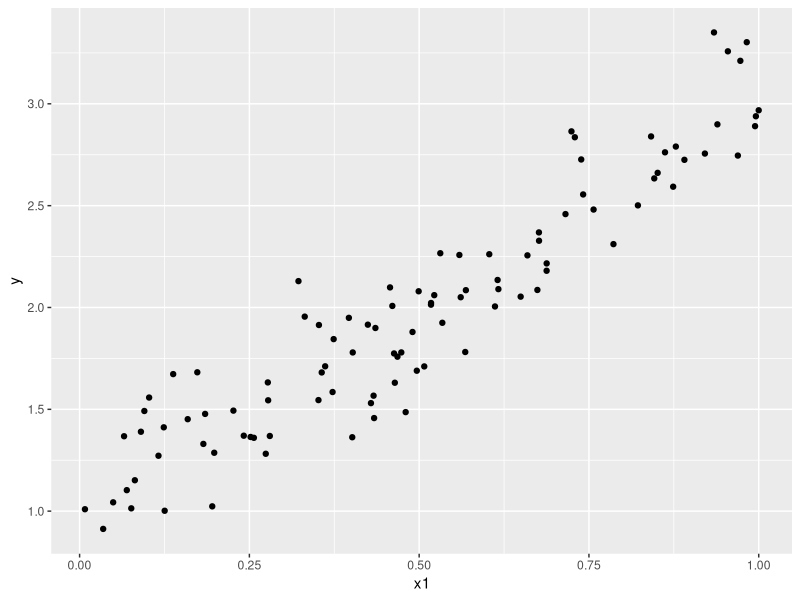

Generate this figure with R: (Note: this script raises an error after producing the figure.)
## ---- chunk 1
library(tidyverse)
## ---- chunk 2
set.seed(9876)

#initializing the direction vector
w <- runif(2)

#creating the dataframe
df <- data.frame(
  x1 = runif(100, min=0, max=1),
  y = numeric(100)
)  

df <- df %>%
  mutate(y = 1 + (2*x1) + rnorm(nrow(df), mean=0, sd=0.2))


ggplot(df) + 
  geom_point(aes(x=x1, y=y))
## ---- chunk 3
#the error has to deal with some peculiarity of rmd and knittr
#it works just find in rmd but when knitting, it throws an error

fit.loss <- function(b, x, y){
  y.hat <- b[1] + (b[2]*x)
  sse <- sum((y - y.hat)^2)
  
  return(sse)
}

fit.loss(df, x, y)
## ---- chunk 4
x <- df$x1
y <- df$y

b.init <- c(.1, .1)

#3a - nelder mead
b.opt.neldermead <- optim(b.init, fit.loss, x=x, y=y, method="Nelder-Mead")
glimpse(b.opt.neldermead)

#3b - nelder mead
b.opt.simann <- optim(b.init, fit.loss, x=x, y=y, method="SANN")
glimpse(b.opt.simann)
## ---- chunk 5
#3c - BFGS
#this did not work. 
#procedurally, the first step is to take a partial derivative of initial variables
#called in the function
#then, output those partial derivatives into an encompassing "gr.total" vector
#then, utilize the optim function - 
    #input #s that are not equivalent to the gr.total vector

bfgs.loss <- function(b, x, y){
  y.hat <- b[1] + b[2]*x
  sse <- sum((y - y.hat)^2)
 
  gr.b1 <- D(sse, 'b[1]')
  gr.b2 <- D(sse, 'b[2]')
  gr.x <- D(sse, 'x')
  gr.y <- D(sse, 'y')
  
  gr.total <- c(gr.b1, gr.b2, gr.x, gr.y)
  
  return(gr.total)
}

#optim(
#  par=c(1, 1, 1, 1),
  #fn = bfgs.loss,
  #gr = gr.total,
  #method="L-BFGS-B"
#)
## ---- chunk 6
linear <- lm(y ~ x1, data=df)
linear$coefficients
## ---- chunk 7
ggplot(df) +
  geom_point(aes(x=x, y=y)) +
  
  geom_abline(intercept = linear$coefficients[1], 
              slope = linear$coefficients[2]) +
  
  geom_abline(intercept = b.opt.neldermead$par[1], 
              slope = b.opt.neldermead$par[2], col="blue") +
  
  geom_abline(intercept = b.opt.simann$par[1], 
              slope = b.opt.simann$par[2], col="red")

## ---- chunk 8
#not great code etiquette, sorry for the repeated functions! 
#also should look into weighting the RMSE and MAE at multiple levels 
#rather than the 3 predefined weights given

equal.loss <- function(b, x, y){
  y.hat <- b[1] + (b[2]*x)

  #calculating RMSE and MAE by hand and weighting them
  equal.error <- (.5 * (sqrt((1/nrow(df)*(sum((y - y.hat)^2)))))) +
                (.5 * (1/nrow(df)*(sum(abs(y - y.hat)))))
  
  #rmse.focused.error <- (.8 * (sqrt((1/nrow(df)*(sum((y - y.hat)^2)))))) + 
  #                      (.2 * (1/nrow(df)*(sum(abs(y - y.hat)))))
  
  #mae.focused.error <- (.2 * (sqrt((1/nrow(df)*(sum((y - y.hat)^2)))))) + 
  #                     (.8 * ((1/nrow(df)*(sum(abs(y - y.hat))))))
  
  return(equal.error)
}


rmse.loss <- function(b, x, y){
  y.hat <- b[1] + (b[2]*x)

  #calculating RMSE and MAE by hand and weighting them
  #equal.error <- (.5 * (sqrt((1/nrow(df)*(sum((y - y.hat)^2)))))) +
  #              (.5 * (1/nrow(df)*(sum(abs(y - y.hat)))))
  
  rmse.focused.error <- (.8 * (sqrt((1/nrow(df)*(sum((y - y.hat)^2)))))) + 
                        (.2 * (1/nrow(df)*(sum(abs(y - y.hat)))))
  
  #mae.focused.error <- (.2 * (sqrt((1/nrow(df)*(sum((y - y.hat)^2)))))) + 
  #                     (.8 * ((1/nrow(df)*(sum(abs(y - y.hat))))))
  
  return(rmse.focused.error)
}

mae.loss <- function(b, x, y){
  y.hat <- b[1] + (b[2]*x)

  #calculating RMSE and MAE by hand and weighting them
  #equal.error <- (.5 * (sqrt((1/nrow(df)*(sum((y - y.hat)^2)))))) +
  #              (.5 * (1/nrow(df)*(sum(abs(y - y.hat)))))
  
  #rmse.focused.error <- (.8 * (sqrt((1/nrow(df)*(sum((y - y.hat)^2)))))) + 
  #                      (.2 * (1/nrow(df)*(sum(abs(y - y.hat)))))
  
  mae.focused.error <- (.2 * (sqrt((1/nrow(df)*(sum((y - y.hat)^2)))))) + 
                       (.8 * ((1/nrow(df)*(sum(abs(y - y.hat))))))
  
  return(mae.focused.error)
}



new.init <- c(.1, .1)
  
equal.opt.neldermead <- optim(b.init, equal.loss, x=x, y=y, method="Nelder-Mead")
equal.opt.simann <- optim(b.init, equal.loss, x=x, y=y, method="SANN")

rmse.opt.neldermead <- optim(b.init, rmse.loss, x=x, y=y, method="Nelder-Mead")
rmse.opt.simann <- optim(b.init, rmse.loss, x=x, y=y, method="SANN")

mae.opt.neldermead <- optim(b.init, mae.loss, x=x, y=y, method="Nelder-Mead")
mae.opt.simann <- optim(b.init, mae.loss, x=x, y=y, method="SANN")

b.opt.neldermead <- optim(b.init, fit.loss, x=x, y=y, method="Nelder-Mead")
b.opt.simann <- optim(b.init, fit.loss, x=x, y=y, method="SANN")

df2 <- data.frame(
  c(linear$coefficients, equal.opt.neldermead[1], rmse.opt.neldermead[1], 
    mae.opt.neldermead[1], b.opt.neldermead[1], equal.opt.simann[1], 
    rmse.opt.simann[1], mae.opt.simann[1], b.opt.simann[1])
)

names(df2) <- c("lm x", "lm y", "neldermead equal weight", 
                "nelder mead rmse weighted", "nelder mead mae weighted", 
                "nelder mead pre-defined function", "simann equal weight", 
                "simann rmse weighted", "simann mae weighted", 
                "simann pre-defined function")

#further work would include finding the absolute value difference between the 
#x, y coordinates of the vaarious methods compared to the lm method
#also, the df needs to be cleaned up a bit 
glimpse(df2)
